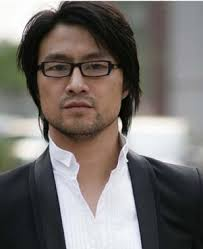
#> input picture data/wf/wf1.jpeg, 203 x 249 px; its folder holds only this picture in this run
$ python main.py   (Python 2 division)   (older library calls are emulated)
#> lines starting #> are read from the running program, lines starting #| are printed output that depends on the picture
#!/usr/bin/env python
# encoding: utf-8

import numpy as np
import scipy as sp
import cv2
from sklearn import svm

face_detector = cv2.CascadeClassifier("../data/haarcascade_frontalface_default.xml")

def standardizeImage(filename):
#> called with filename = '../data/wf/wf1.jpeg'
    img = cv2.imread(filename, cv2.CV_LOAD_IMAGE_GRAYSCALE)
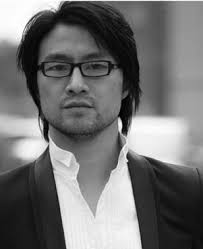
#> img: shape (249, 203); min 0, max 255, mean 112.7
    img = cv2.GaussianBlur(img, (3,3), 0)
    rects = face_detector.detectMultiScale(img)
#> rects = [[25, 29, 102, 102]]
    max_area = 0
    max_arg = 0
    i = 0
    for rect in rects:
        area = rect[2] * rect[3]
        if area > max_area:
            max_area = area
            max_arg = i
        i += 1
#> this loop made 1 pass
#> (rect, area, max_area, max_arg, i) on pass 1: ([25, 29, 102, 102], 10404, 10404, 0, 1)
#> after the loop, i = 1; max_area = 10404; max_arg = 0
    rect = rects[max_arg]
#> rect = [25, 29, 102, 102]
    return cv2.resize(img[rect], (4,4)).ravel()

def gatherData():
    data = list()
    y = []
    for i in range(1,7):
        fn0 = "../data/wf/wf%d.jpeg" % i
        y.append(0)
        data.append(standardizeImage(fn0))
        fn1 = "../data/zzy/zzy%d.jpeg" % i
        y.append(1)
        data.append(standardizeImage(fn1))
    return data, y

if __name__ == '__main__':
#> (the run stopped early here; a loop or call above may not have finished)
